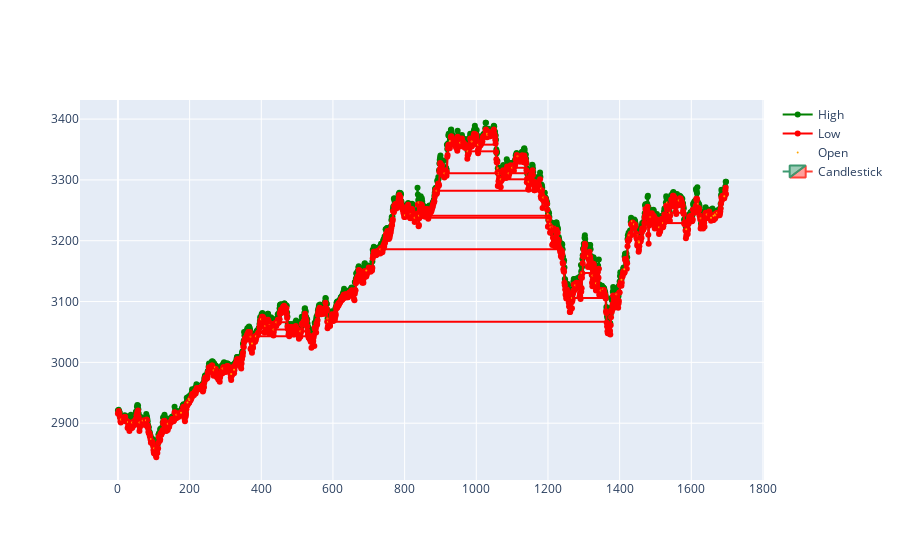

Notebook cell for this chart:
### Code cell
rolling_n = 2
min_diff = 0


diff_high = df_fesx.High.diff().reset_index()
diff_low = df_fesx.Low.diff()
diff_low.index = diff_low.index -(rolling_n)
diff_low = diff_low.reset_index()
diff_df = pd.merge(diff_high, diff_low, on="index", how="left").rename(columns={"High":"diff_high", "Low":"diff_low"})


# For every n elements: high(idx - n)> ... >high(idx - 1)>high(idx - 0) => diff(idx) < 0
# n consecutive elements with decreasing high: rolling(n).max() < 0
diff_df['high_max'] = diff_df.diff_high.rolling(rolling_n).max()
diff_df['low_min'] = diff_df.diff_low.rolling(rolling_n).min()

diff_df['Open'] = False

diff_df.loc[(diff_df.high_max < min_diff) & (diff_df.low_min > min_diff), 'Open'] = True


fig = go.Figure(data= [
    go.Scatter(x=df_fesx.index, y=df_fesx.High,name = 'High',mode="lines+markers", marker_color = "green"),
    go.Scatter(x=df_fesx.index, y=df_fesx.Low,name = 'Low',mode="lines+markers", marker_color = "red"),
    go.Scatter(x=df_fesx[diff_df.Open].index, y=df_fesx[diff_df.Open].High,name = 'Open',mode="markers", marker_color = "orange", marker_size = 2 ),
    
    go.Candlestick(x=df_fesx.index,
                open=df_fesx['Open'],
                high=df_fesx['High'],
                low=df_fesx['Low'],
                close=df_fesx['Close'],
                name = 'Candlestick'
                )
    ]
    )

fig.update_layout(
    xaxis_rangeslider_visible= False
)



for idx, row in df_fesx[diff_df.Open].iterrows():
   exact_point = False
   high = row['High']
   #print(idx, high)    
   # Check if the next point after a open is the same value => Dont consider next point as a touch point
   if  high == df_fesx.loc[idx+1,'High']:
      continue
   # Check if the next point after a open is lower than the open
   elif high > df_fesx.loc[idx+1,'High']:
      df_touch_line =  df_fesx[(df_fesx.index > idx) & (df_fesx.High >= high)]
      if df_touch_line.shape[0] == 0:
         continue
      if df_touch_line.High.iloc[0] == high:
         exact_point = True
   # Check if the next point after a open is higher than the open
   elif high < df_fesx.loc[idx+1,'High']:     
      df_touch_line =  df_fesx[(df_fesx.index > idx) & (df_fesx.High <= high)]
      if df_touch_line.shape[0] == 0:
         continue
      if df_touch_line.High.iloc[0] == high:
         exact_point = True
   
   if not exact_point:
      # Linear interpolation
      y = df_touch_line.High.iloc[0]
      x = df_touch_line.iloc[0].name
      xo = x -1
      yo = df_fesx.loc[xo,'High']
      m = (y - yo)/(x - xo)
      dy = high - yo
      dx = dy/m
      next_idx = xo + dx
   else:
      next_idx = df_touch_line.iloc[0].name


   fig.add_trace(
      go.Scatter(x=[idx, next_idx], y=[high, high],name = 'level',mode="lines", marker_color = "red", showlegend=False)
   )
          

fig.show()

# Check 1060

### Figure 1 — Plotly figure (JSON) as saved in the notebook; plotly's stock layout.template omitted (floating-point values rounded to 4 significant figures; data arrays with more than 128 entries replaced by an {"elided": "..."} marker saying what was removed)
{"data": [{"marker": {"color": "green"}, "mode": "lines+markers", "name": "High", "type": "scatter", "x": {"elided": "1698 int values"}, "y": {"elided": "1698 int values"}}, {"marker": {"color": "red"}, "mode": "lines+markers", "name": "Low", "type": "scatter", "x": {"elided": "1698 int values"}, "y": {"elided": "1698 int values"}}, {"marker": {"color": "orange", "size": 2}, "mode": "markers", "name": "Open", "type": "scatter", "x": [8, 28, 39, 60, 69, 78, 92, 101, 139, 163, 176, 194, 198, 199, 267, 271, 292, 316, 324, 370, 374, 385, 399, 411, 423, 434, 442, 509, 585, 586, 693, 732, 801, 816, 828, 839, 840, 889, 911, 926, 955, 976, 987, 1005, 1030, 1031, 1060, 1061, 1062, 1068, 1090, 1100, 1115, 1146, 1181, 1187, 1200, 1201, 1206, 1207, 1212, 1267, 1276, 1294, 1312, 1324, 1334, 1347, 1353, 1354, 1391, 1405, 1413, 1427, 1434, 1440, 1449, 1453, 1454, 1486, 1510, 1521, 1532, 1540, 1565, 1586, 1619, 1626, 1643, 1655, 1662, 1666, 1667, 1672, 1692], "y": [2906, 2902, 2901, 2901, 2904, 2905, 2874, 2859, 2899, 2914, 2917, 2934, 2940, 2938, 2987, 2992, 2990, 2981, 2988, 3042, 3031, 3043, 3071, 3060, 3061, 3054, 3066, 3051, 3072, 3067, 3151, 3186, 3242, 3243, 3238, 3263, 3241, 3282, 3311, 3364, 3361, 3347, 3363, 3358, 3376, 3374, 3319, 3311, 3310, 3301, 3311, 3320, 3339, 3297, 3286, 3271, 3244, 3234, 3228, 3222, 3223, 3106, 3127, 3147, 3175, 3143, 3130, 3118, 3120, 3119, 3112, 3136, 3153, 3209, 3232, 3227, 3209, 3199, 3197, 3239, 3222, 3229, 3263, 3246, 3266, 3219, 3261, 3237, 3243, 3238, 3241, 3243, 3242, 3246, 3273]}, {"close": {"elided": "1698 int values"}, "high": {"elided": "1698 int values"}, "low": {"elided": "1698 int values"}, "name": "Candlestick", "open": {"elided": "1698 int values"}, "type": "candlestick", "x": {"elided": "1698 int values"}}, {"marker": {"color": "red"}, "mode": "lines", "name": "level", "showlegend": false, "type": "scatter", "x": [8, 26.67], "y": [2906, 2906]}, {"marker": {"color": "red"}, "mode": "lines", "name": "level", "showlegend": false, "type": "scatter", "x": [28, 31.3], "y": [2902, 2902]}, {"marker": {"color": "red"}, "mode": "lines", "name": "level", "showlegend": false, "type": "scatter", "x": [39, 42], "y": [2901, 2901]}, {"marker": {"color": "red"}, "mode": "lines", "name": "level", "showlegend": false, "type": "scatter", "x": [60, 83.33], "y": [2901, 2901]}, {"marker": {"color": "red"}, "mode": "lines", "name": "level", "showlegend": false, "type": "scatter", "x": [69, 74], "y": [2904, 2904]}, {"marker": {"color": "red"}, "mode": "lines", "name": "level", "showlegend": false, "type": "scatter", "x": [78, 82.5], "y": [2905, 2905]}, {"marker": {"color": "red"}, "mode": "lines", "name": "level", "showlegend": false, "type": "scatter", "x": [92, 93.75], "y": [2874, 2874]}, {"marker": {"color": "red"}, "mode": "lines", "name": "level", "showlegend": false, "type": "scatter", "x": [101, 104.8], "y": [2859, 2859]}, {"marker": {"color": "red"}, "mode": "lines", "name": "level", "showlegend": false, "type": "scatter", "x": [139, 143], "y": [2899, 2899]}, {"marker": {"color": "red"}, "mode": "lines", "name": "level", "showlegend": false, "type": "scatter", "x": [163, 167.7], "y": [2914, 2914]}, {"marker": {"color": "red"}, "mode": "lines", "name": "level", "showlegend": false, "type": "scatter", "x": [198, 199.3], "y": [2940, 2940]}, {"marker": {"color": "red"}, "mode": "lines", "name": "level", "showlegend": false, "type": "scatter", "x": [267, 274.9], "y": [2987, 2987]}, {"marker": {"color": "red"}, "mode": "lines", "name": "level", "showlegend": false, "type": "scatter", "x": [271, 274.2], "y": [2992, 2992]}, {"marker": {"color": "red"}, "mode": "lines", "name": "level", "showlegend": false, "type": "scatter", "x": [292, 298.9], "y": [2990, 2990]}, {"marker": {"color": "red"}, "mode": "lines", "name": "level", "showlegend": false, "type": "scatter", "x": [370, 372.6], "y": [3042, 3042]}, {"marker": {"color": "red"}, "mode": "lines", "name": "level", "showlegend": false, "type": "scatter", "x": [385, 538], "y": [3043, 3043]}, {"marker": {"color": "red"}, "mode": "lines", "name": "level", "showlegend": false, "type": "scatter", "x": [399, 408], "y": [3071, 3071]}, {"marker": {"color": "red"}, "mode": "lines", "name": "level", "showlegend": false, "type": "scatter", "x": [411, 432.8], "y": [3060, 3060]}, {"marker": {"color": "red"}, "mode": "lines", "name": "level", "showlegend": false, "type": "scatter", "x": [423, 432.6], "y": [3061, 3061]}, {"marker": {"color": "red"}, "mode": "lines", "name": "level", "showlegend": false, "type": "scatter", "x": [434, 476.4], "y": [3054, 3054]}, {"marker": {"color": "red"}, "mode": "lines", "name": "level", "showlegend": false, "type": "scatter", "x": [442, 473.8], "y": [3066, 3066]}, {"marker": {"color": "red"}, "mode": "lines", "name": "level", "showlegend": false, "type": "scatter", "x": [509, 531.9], "y": [3051, 3051]}, {"marker": {"color": "red"}, "mode": "lines", "name": "level", "showlegend": false, "type": "scatter", "x": [585, 587.5], "y": [3072, 3072]}, {"marker": {"color": "red"}, "mode": "lines", "name": "level", "showlegend": false, "type": "scatter", "x": [586, 1372.0], "y": [3067, 3067]}, {"marker": {"color": "red"}, "mode": "lines", "name": "level", "showlegend": false, "type": "scatter", "x": [732, 1241], "y": [3186, 3186]}, {"marker": {"color": "red"}, "mode": "lines", "name": "level", "showlegend": false, "type": "scatter", "x": [801, 827.2], "y": [3242, 3242]}, {"marker": {"color": "red"}, "mode": "lines", "name": "level", "showlegend": false, "type": "scatter", "x": [816, 827], "y": [3243, 3243]}, {"marker": {"color": "red"}, "mode": "lines", "name": "level", "showlegend": false, "type": "scatter", "x": [828, 1201.0], "y": [3238, 3238]}, {"marker": {"color": "red"}, "mode": "lines", "name": "level", "showlegend": false, "type": "scatter", "x": [839, 843.6], "y": [3263, 3263]}, {"marker": {"color": "red"}, "mode": "lines", "name": "level", "showlegend": false, "type": "scatter", "x": [840, 1200.0], "y": [3241, 3241]}, {"marker": {"color": "red"}, "mode": "lines", "name": "level", "showlegend": false, "type": "scatter", "x": [889, 1184.0], "y": [3282, 3282]}, {"marker": {"color": "red"}, "mode": "lines", "name": "level", "showlegend": false, "type": "scatter", "x": [911, 1061], "y": [3311, 3311]}, {"marker": {"color": "red"}, "mode": "lines", "name": "level", "showlegend": false, "type": "scatter", "x": [955, 967.7], "y": [3361, 3361]}, {"marker": {"color": "red"}, "mode": "lines", "name": "level", "showlegend": false, "type": "scatter", "x": [976, 1056.0], "y": [3347, 3347]}, {"marker": {"color": "red"}, "mode": "lines", "name": "level", "showlegend": false, "type": "scatter", "x": [987, 988.1], "y": [3363, 3363]}, {"marker": {"color": "red"}, "mode": "lines", "name": "level", "showlegend": false, "type": "scatter", "x": [1005, 1056.0], "y": [3358, 3358]}, {"marker": {"color": "red"}, "mode": "lines", "name": "level", "showlegend": false, "type": "scatter", "x": [1030, 1031.0], "y": [3376, 3376]}, {"marker": {"color": "red"}, "mode": "lines", "name": "level", "showlegend": false, "type": "scatter", "x": [1031, 1053], "y": [3374, 3374]}, {"marker": {"color": "red"}, "mode": "lines", "name": "level", "showlegend": false, "type": "scatter", "x": [1060, 1064.0], "y": [3319, 3319]}, {"marker": {"color": "red"}, "mode": "lines", "name": "level", "showlegend": false, "type": "scatter", "x": [1061, 1062.0], "y": [3311, 3311]}, {"marker": {"color": "red"}, "mode": "lines", "name": "level", "showlegend": false, "type": "scatter", "x": [1062, 1066.0], "y": [3310, 3310]}, {"marker": {"color": "red"}, "mode": "lines", "name": "level", "showlegend": false, "type": "scatter", "x": [1068, 1145.0], "y": [3301, 3301]}, {"marker": {"color": "red"}, "mode": "lines", "name": "level", "showlegend": false, "type": "scatter", "x": [1090, 1142.0], "y": [3311, 3311]}, {"marker": {"color": "red"}, "mode": "lines", "name": "level", "showlegend": false, "type": "scatter", "x": [1100, 1141.0], "y": [3320, 3320]}, {"marker": {"color": "red"}, "mode": "lines", "name": "level", "showlegend": false, "type": "scatter", "x": [1115, 1117], "y": [3339, 3339]}, {"marker": {"color": "red"}, "mode": "lines", "name": "level", "showlegend": false, "type": "scatter", "x": [1146, 1162.0], "y": [3297, 3297]}, {"marker": {"color": "red"}, "mode": "lines", "name": "level", "showlegend": false, "type": "scatter", "x": [1181, 1184.0], "y": [3286, 3286]}, {"marker": {"color": "red"}, "mode": "lines", "name": "level", "showlegend": false, "type": "scatter", "x": [1187, 1192.0], "y": [3271, 3271]}, {"marker": {"color": "red"}, "mode": "lines", "name": "level", "showlegend": false, "type": "scatter", "x": [1200, 1202.0], "y": [3244, 3244]}, {"marker": {"color": "red"}, "mode": "lines", "name": "level", "showlegend": false, "type": "scatter", "x": [1201, 1205.0], "y": [3234, 3234]}, {"marker": {"color": "red"}, "mode": "lines", "name": "level", "showlegend": false, "type": "scatter", "x": [1206, 1208], "y": [3228, 3228]}, {"marker": {"color": "red"}, "mode": "lines", "name": "level", "showlegend": false, "type": "scatter", "x": [1207, 1212.0], "y": [3222, 3222]}, {"marker": {"color": "red"}, "mode": "lines", "name": "level", "showlegend": false, "type": "scatter", "x": [1212, 1222.0], "y": [3223, 3223]}, {"marker": {"color": "red"}, "mode": "lines", "name": "level", "showlegend": false, "type": "scatter", "x": [1267, 1362], "y": [3106, 3106]}, {"marker": {"color": "red"}, "mode": "lines", "name": "level", "showlegend": false, "type": "scatter", "x": [1276, 1290.0], "y": [3127, 3127]}, {"marker": {"color": "red"}, "mode": "lines", "name": "level", "showlegend": false, "type": "scatter", "x": [1294, 1324.0], "y": [3147, 3147]}, {"marker": {"color": "red"}, "mode": "lines", "name": "level", "showlegend": false, "type": "scatter", "x": [1312, 1320], "y": [3175, 3175]}, {"marker": {"color": "red"}, "mode": "lines", "name": "level", "showlegend": false, "type": "scatter", "x": [1324, 1333], "y": [3143, 3143]}, {"marker": {"color": "red"}, "mode": "lines", "name": "level", "showlegend": false, "type": "scatter", "x": [1334, 1343.0], "y": [3130, 3130]}, {"marker": {"color": "red"}, "mode": "lines", "name": "level", "showlegend": false, "type": "scatter", "x": [1347, 1358], "y": [3118, 3118]}, {"marker": {"color": "red"}, "mode": "lines", "name": "level", "showlegend": false, "type": "scatter", "x": [1353, 1354.0], "y": [3120, 3120]}, {"marker": {"color": "red"}, "mode": "lines", "name": "level", "showlegend": false, "type": "scatter", "x": [1354, 1358.0], "y": [3119, 3119]}, {"marker": {"color": "red"}, "mode": "lines", "name": "level", "showlegend": false, "type": "scatter", "x": [1391, 1394.0], "y": [3112, 3112]}, {"marker": {"color": "red"}, "mode": "lines", "name": "level", "showlegend": false, "type": "scatter", "x": [1427, 1449], "y": [3209, 3209]}, {"marker": {"color": "red"}, "mode": "lines", "name": "level", "showlegend": false, "type": "scatter", "x": [1434, 1437.0], "y": [3232, 3232]}, {"marker": {"color": "red"}, "mode": "lines", "name": "level", "showlegend": false, "type": "scatter", "x": [1440, 1445.0], "y": [3227, 3227]}, {"marker": {"color": "red"}, "mode": "lines", "name": "level", "showlegend": false, "type": "scatter", "x": [1449, 1452.0], "y": [3209, 3209]}, {"marker": {"color": "red"}, "mode": "lines", "name": "level", "showlegend": false, "type": "scatter", "x": [1453, 1454.0], "y": [3199, 3199]}, {"marker": {"color": "red"}, "mode": "lines", "name": "level", "showlegend": false, "type": "scatter", "x": [1486, 1497.0], "y": [3239, 3239]}, {"marker": {"color": "red"}, "mode": "lines", "name": "level", "showlegend": false, "type": "scatter", "x": [1510, 1512], "y": [3222, 3222]}, {"marker": {"color": "red"}, "mode": "lines", "name": "level", "showlegend": false, "type": "scatter", "x": [1521, 1584.0], "y": [3229, 3229]}, {"marker": {"color": "red"}, "mode": "lines", "name": "level", "showlegend": false, "type": "scatter", "x": [1532, 1535.0], "y": [3263, 3263]}, {"marker": {"color": "red"}, "mode": "lines", "name": "level", "showlegend": false, "type": "scatter", "x": [1540, 1579.0], "y": [3246, 3246]}, {"marker": {"color": "red"}, "mode": "lines", "name": "level", "showlegend": false, "type": "scatter", "x": [1565, 1575.0], "y": [3266, 3266]}, {"marker": {"color": "red"}, "mode": "lines", "name": "level", "showlegend": false, "type": "scatter", "x": [1619, 1621], "y": [3261, 3261]}, {"marker": {"color": "red"}, "mode": "lines", "name": "level", "showlegend": false, "type": "scatter", "x": [1626, 1629], "y": [3237, 3237]}, {"marker": {"color": "red"}, "mode": "lines", "name": "level", "showlegend": false, "type": "scatter", "x": [1643, 1654.0], "y": [3243, 3243]}, {"marker": {"color": "red"}, "mode": "lines", "name": "level", "showlegend": false, "type": "scatter", "x": [1666, 1667.0], "y": [3243, 3243]}, {"marker": {"color": "red"}, "mode": "lines", "name": "level", "showlegend": false, "type": "scatter", "x": [1672, 1678], "y": [3246, 3246]}], "layout": {"xaxis": {"rangeslider": {"visible": false}}}}
